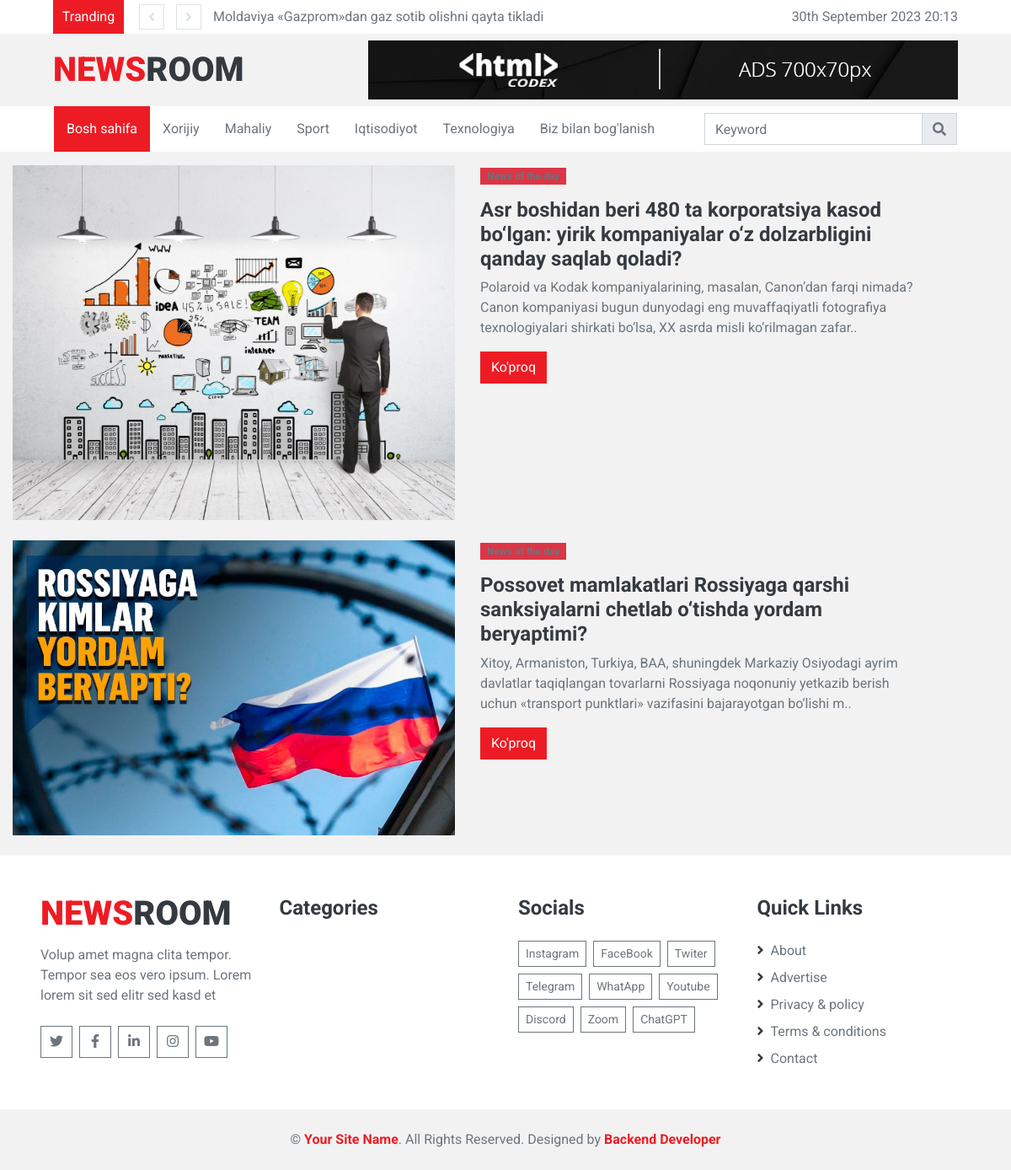
The page /iqtisod_bilimlar/ on the database its author committed.
### news_app/models.py (models this page shows, shortened)
class New(models.Model):
    class Status(models.TextChoices):
        Draft = "DF","Draft"
        Published = "PD","Published"
    title = models.CharField(max_length=300)
    slug = models.SlugField(max_length=300)
    body = models.TextField()
    image = models.ImageField(upload_to='news_img')
    category = models.ForeignKey(Category, on_delete=models.CASCADE)
    publish_time = models.DateTimeField(default=timezone.now)
    created_time = models.DateTimeField(auto_now_add=True)
    update_time = models.DateTimeField(auto_now=True)
    status = models.CharField(max_length=2,
                              choices=Status.choices,
                              default=Status.Draft
                              )
    objects = models.Manager()
    published = PublishedManager()
    class Meta:
        ordering = ["-publish_time"]
    def get_absolute_url(self):
        return reverse('news_detail' ,args=[self.slug])

### news_app/views.py (the view)
# urls.py: path('iqtisod_bilimlar/', IqtisodNewView.as_view(), name='iqtisod_news_page'),
class IqtisodNewView(ListView):
    model = New
    template_name = 'news/iqtisod.html'
    context_object_name = 'iqtisod_yangiliklar'
    def get_queryset(self):
        news = self.model.published.all().filter(category__name='Iqtisodiyot')
        return news

### news_app/context_processor.py (called while the page is built)
def latest_news(request):
    latest_news = New.published.all().order_by("-publish_time")[:10]
    context = {
        'latest_news':latest_news
    }
    return context

### news_app/models.py (called while the page is built)
    def get_queryset(self):
        return super().get_queryset().filter(status=New.Status.Published)

### templates/news/iqtisod.html (shortened to what this page needs)
{% extends 'news/base.html' %}
{% load static %}
{% block content  %}
{% for news in iqtisod_yangiliklar %}
<div class="row container" style="justify-content: space-around;">
    <div class="col-md-6 mb-4">
        <div class="bg-image hover-overlay ripple shadow-2-strong rounded-5" data-mdb-ripple-color="light">
            <img src="{{news.image.url}}" class="img-fluid"/>
        </div>
    </div>
    <div class="col-md-6 mb-4">
        <span class="badge bg-danger px-2 py-1 shadow-1-strong mb-3">News of the day</span>
        <h4><strong>{{news.title}}</strong></h4>
        <p class="text-muted">
            {{news.body|slice:"200"}}..
        </p>
       <a href="{{news.get_absolute_url}}"><button type="button" class="btn btn-primary">Ko'proq</button></a>
    </div>
</div>
{% endfor %}
{% endblock %}

### templates/news/base.html (shortened to what this page needs)
{% load static %}
<!DOCTYPE html>
<html lang="en">
<head>
        <link rel="stylesheet" href="{% static 'style.css' %}">
        <link href="https://cdnjs.cloudflare.com/ajax/libs/font-awesome/5.15.0/css/all.min.css" rel="stylesheet">
        <link href="{% static 'lib/owlcarousel/assets/owl.carousel.min.css' %}" rel="stylesheet">
        <link href="{% static 'css/style.css' %}" rel="stylesheet">
</head>
<body>
        <div class="container-fluid">
            <div class="row align-items-center bg-light px-lg-5">
                <div class="col-12 col-md-8">
                    <div class="d-flex justify-content-between">
                        <div class="bg-primary text-white text-center py-2" style="width: 100px;">Tranding</div>
                        <div class="owl-carousel owl-carousel-1 tranding-carousel position-relative d-inline-flex align-items-center ml-3" style="width: calc(100% - 100px); padding-left: 90px;">
                            {% for mequre in latest_news %}
                                <div class="text-truncate"><a class="text-secondary" href="{{mequre.get_absolute_url}}">{{mequre.title}}</a></div>
                            {% endfor %}
                        </div>
                    </div>
                </div>
                <div class="col-md-4 text-right d-none d-md-block">
                    {% now "jS F Y H:i" %}
                </div>
            </div>
            <div class="row align-items-center py-2 px-lg-5">
                <div class="col-lg-4">
                    <a href="{% url 'home_page' %}" class="navbar-brand d-none d-lg-block">
                        <h1 class="m-0 display-5 text-uppercase"><span class="text-primary">News</span>Room</h1>
                    </a>
                </div>
                <div class="col-lg-8 text-center text-lg-right">
                    <img class="img-fluid" src="{% static 'img/ads-700x70.jpg' %}" alt="">
                </div>
            </div>
        </div>
        <div class="container-fluid p-0 mb-3">
            <nav class="navbar navbar-expand-lg bg-light navbar-light py-2 py-lg-0 px-lg-5">
                <div class="collapse navbar-collapse justify-content-between px-0 px-lg-3" id="navbarCollapse">
                    <div class="navbar-nav mr-auto py-0">
                        <a href="{% url 'home_page' %}" class="nav-item nav-link active">Bosh sahifa</a>
                        <a href="{% url 'xorij_news_page' %}" class="nav-item nav-link">Xorijiy</a>
                        <a href="{% url 'mahaliy_news_page' %}" class="nav-item nav-link">Mahaliy</a>
                        <a href="{% url 'sport_news_page' %}" class="nav-item nav-link">Sport</a>
                        <a href="{% url 'iqtisod_news_page' %}" class="nav-item nav-link">Iqtisodiyot</a>
                        <a href="{% url 'texno_news_page' %}" class="nav-item nav-link">Texnologiya</a>
                        <a href="{% url 'contact_page' %}" class="nav-item nav-link">Biz bilan bog'lanish</a>
                    </div>
                    <div class="input-group ml-auto" style="width: 100%; max-width: 300px;">
                        <input type="text" class="form-control" placeholder="Keyword">
                        <div class="input-group-append">
                            <button class="input-group-text text-secondary"><i
                                    class="fa fa-search"></i></button>
                        </div>
                    </div>
                </div>
            </nav>
        </div>
        {% block content %}
        {% endblock %}
    <div class="container-fluid bg-light pt-5 px-sm-3 px-md-5">
        <div class="row">
            <div class="col-lg-3 col-md-6 mb-5">
                <a href="index.html" class="navbar-brand">
                    <h1 class="mb-2 mt-n2 display-5 text-uppercase"><span class="text-primary">News</span>Room</h1>
                </a>
                <p>Volup amet magna clita tempor. Tempor sea eos vero ipsum. Lorem lorem sit sed elitr sed kasd et</p>
                <div class="d-flex justify-content-start mt-4">
                    <a class="btn btn-outline-secondary text-center mr-2 px-0" style="width: 38px; height: 38px;" href="#"><i class="fab fa-twitter"></i></a>
                    <a class="btn btn-outline-secondary text-center mr-2 px-0" style="width: 38px; height: 38px;" href="#"><i class="fab fa-facebook-f"></i></a>
                    <a class="btn btn-outline-secondary text-center mr-2 px-0" style="width: 38px; height: 38px;" href="#"><i class="fab fa-linkedin-in"></i></a>
                    <a class="btn btn-outline-secondary text-center mr-2 px-0" style="width: 38px; height: 38px;" href="#"><i class="fab fa-instagram"></i></a>
                    <a class="btn btn-outline-secondary text-center mr-2 px-0" style="width: 38px; height: 38px;" href="#"><i class="fab fa-youtube"></i></a>
                </div>
            </div>
            <div class="col-lg-3 col-md-6 mb-5">
                <h4 class="font-weight-bold mb-4">Categories</h4>
            </div>
            <div class="col-lg-3 col-md-6 mb-5">
                <h4 class="font-weight-bold mb-4">Socials</h4>
                <div class="d-flex flex-wrap m-n1">
                    <a href="https://www.instagram.com/murodulla_dev/" class="btn btn-sm btn-outline-secondary m-1">Instagram</a>
                    <a href="https://www.facebook.com/profile.php?id=100082918335432" class="btn btn-sm btn-outline-secondary m-1">FaceBook</a>
                    <a href="https://twitter.com/?lang=ru" class="btn btn-sm btn-outline-secondary m-1">Twiter</a>
                    <a href="https://t.me/Murodulla_developer" class="btn btn-sm btn-outline-secondary m-1">Telegram</a>
                    <a href="https://www.whatsapp.com/?lang=ru" class="btn btn-sm btn-outline-secondary m-1">WhatApp</a>
                    <a href="https://www.youtube.com/" class="btn btn-sm btn-outline-secondary m-1">Youtube</a>
                    <a href="https://discord.com/" class="btn btn-sm btn-outline-secondary m-1">Discord</a>
                    <a href="https://zoom.us/" class="btn btn-sm btn-outline-secondary m-1">Zoom</a>
                    <a href="https://chat.openai.com/" class="btn btn-sm btn-outline-secondary m-1">ChatGPT</a>
                </div>
            </div>
            <div class="col-lg-3 col-md-6 mb-5">
                <h4 class="font-weight-bold mb-4">Quick Links</h4>
                <div class="d-flex flex-column justify-content-start">
                    <a class="text-secondary mb-2" href="#"><i class="fa fa-angle-right text-dark mr-2"></i>About</a>
                    <a class="text-secondary mb-2" href="#"><i class="fa fa-angle-right text-dark mr-2"></i>Advertise</a>
                    <a class="text-secondary mb-2" href="#"><i class="fa fa-angle-right text-dark mr-2"></i>Privacy & policy</a>
                    <a class="text-secondary mb-2" href="#"><i class="fa fa-angle-right text-dark mr-2"></i>Terms & conditions</a>
                    <a class="text-secondary" href="{% url 'contact_page' %}"><i class="fa fa-angle-right text-dark mr-2"></i>Contact</a>
                </div>
            </div>
        </div>
    </div>
    <div class="container-fluid py-4 px-sm-3 px-md-5">
        <p class="m-0 text-center">
            &copy; <a class="font-weight-bold" href="#">Your Site Name</a>. All Rights Reserved.
			Designed by <a class="font-weight-bold" href="">Backend Developer</a>
        </p>
    </div>
</body>
</html>

### static/style.css (style rules this page uses)
* { padding: 0; }

### rows shown on the page
New: title "Moldaviya «Gazprom»dan gaz sotib olishni qayta tikladi"
New: image (picture), title "Asr boshidan beri 480 ta korporatsiya kasod bo‘lgan: yirik kompaniyalar o‘z dolzarbligini qanday saqlab qoladi?", body "Polaroid va Kodak kompaniyalarining, masalan, Canon’dan farqi nimada? Canon kompaniyasi bugun dunyodagi eng muvaffaqiyatli fotografiya texnologiyalari shirkati bo‘lsa, XX asrda misli ko‘rilmagan zafar"
New: image (picture), title "Possovet mamlakatlari Rossiyaga qarshi sanksiyalarni chetlab o‘tishda yordam beryaptimi?", body "Xitoy, Armaniston, Turkiya, BAA, shuningdek Markaziy Osiyodagi ayrim davlatlar taqiqlangan tovarlarni Rossiyaga noqonuniy yetkazib berish uchun «transport punktlari» vazifasini bajarayotgan bo‘lishi m"
